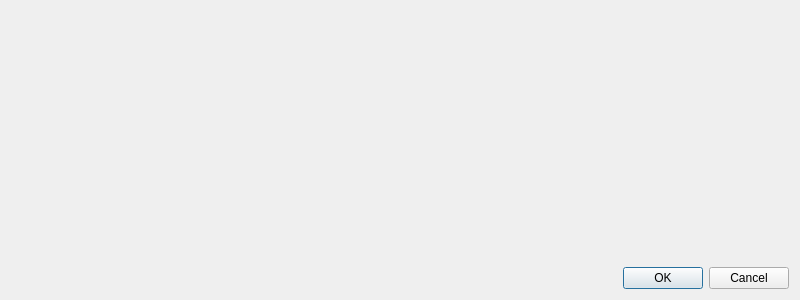
<?xml version="1.0" encoding="UTF-8"?>
<ui version="4.0">
 <class>MapBase</class>
 <widget class="QDialog" name="MapBase">
  <property name="geometry">
   <rect>
    <x>0</x>
    <y>0</y>
    <width>800</width>
    <height>300</height>
   </rect>
  </property>
  <property name="windowTitle">
   <string>Socrata</string>
  </property>
  <layout class="QVBoxLayout" name="verticalLayout">
   <item>
    <widget class="QLabel" name="label">
     <property name="text">
      <string/>
     </property>
     <property name="alignment">
      <set>Qt::AlignCenter</set>
     </property>
    </widget>
   </item>
   <item>
    <widget class="QDialogButtonBox" name="button_box">
     <property name="orientation">
      <enum>Qt::Horizontal</enum>
     </property>
     <property name="standardButtons">
      <set>QDialogButtonBox::Cancel|QDialogButtonBox::Ok</set>
     </property>
    </widget>
   </item>
  </layout>
 </widget>
 <resources/>
 <connections>
  <connection>
   <sender>button_box</sender>
   <signal>accepted()</signal>
   <receiver>MapBase</receiver>
   <slot>accept()</slot>
   <hints>
    <hint type="sourcelabel">
     <x>20</x>
     <y>20</y>
    </hint>
    <hint type="destinationlabel">
     <x>20</x>
     <y>20</y>
    </hint>
   </hints>
  </connection>
  <connection>
   <sender>button_box</sender>
   <signal>rejected()</signal>
   <receiver>MapBase</receiver>
   <slot>reject()</slot>
   <hints>
    <hint type="sourcelabel">
     <x>20</x>
     <y>20</y>
    </hint>
    <hint type="destinationlabel">
     <x>20</x>
     <y>20</y>
    </hint>
   </hints>
  </connection>
 </connections>
</ui>
